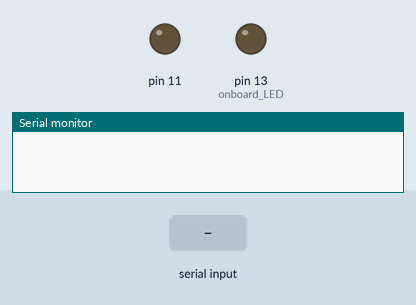
Bench run of a sketch on a simulated Arduino Uno, built with avr-gcc and run on an emulated ATmega328P. On the bench: output pins drawn as LEDs (lit = HIGH), the last lines printed to the serial monitor. The test bench sets the inputs (shaded band).

Above: at 1.2 s.
1.3 s: "30,150\n" received over the second serial link
2.8 s: "1\n" received over the second serial link
At 3.2 s:
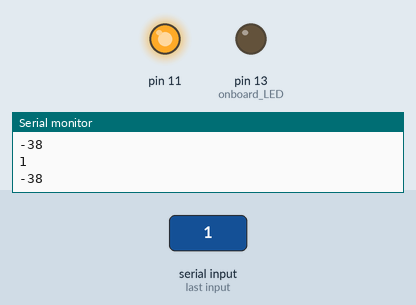
4.3 s: "90,45\n" received over the second serial link
At 5.6 s:
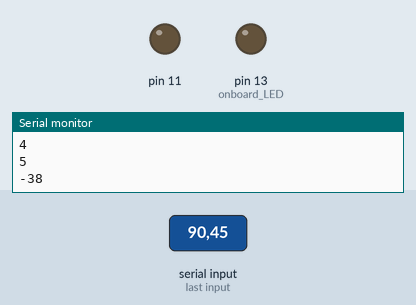
Timing chart, 0 to 7.3 s (numbered marks = the images above; inputs shaded):
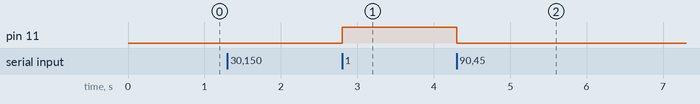

Measured:
- after the input at 2.8 s, pin 11: LOW → HIGH at once
- after the input at 4.3 s, pin 11: HIGH → LOW at once

The sketch:

Slave_sketch.ino
```cpp
/***********************************************************
  BLE CC41A Bluetooth Master setup sketch
  This is a clone of the HM10 BLE board
  In the Serial Monitor ensure that 'Both NL and CR' is selected
  Select a Baud Rate of 9600
  enter the following commands into the MASTER unit
  AT - should return OK
  AT+RENEW - restores to factory settings
  AT+RESET - software reset
  AT+ROLE1 - sets to Master
  AT+INQ - searches for nearby Slave units
  AT+CONN1 - connects to Slave Unit 1
************************************************************/
#include <SoftwareSerial.h>
SoftwareSerial bluetooth(4, 5); // Setup for RX, TX
void setup()
{
  // Start the hardware serial port
  Serial.begin(9600);
  pinMode(13, OUTPUT); // onboard LED
  digitalWrite(13, LOW); // switch OFF LED
  bluetooth.begin(9600);

  pinMode(11, OUTPUT);
}
void loop()
{
  bluetooth.listen();
  // while there is data coming in, read it
  // and send to the hardware serial port:
  if (bluetooth.available())
  {
    int inByte = bluetooth.read() - '0'; //Subtract ASCII 0 char to convert bytes
    int LED = inByte;
    Serial.println(LED);
    if (LED == 1)
    {
      digitalWrite(11, HIGH);
    }

    if (LED == 0)
    {
      digitalWrite(11, LOW);
    }
  }
  //S
}
```
